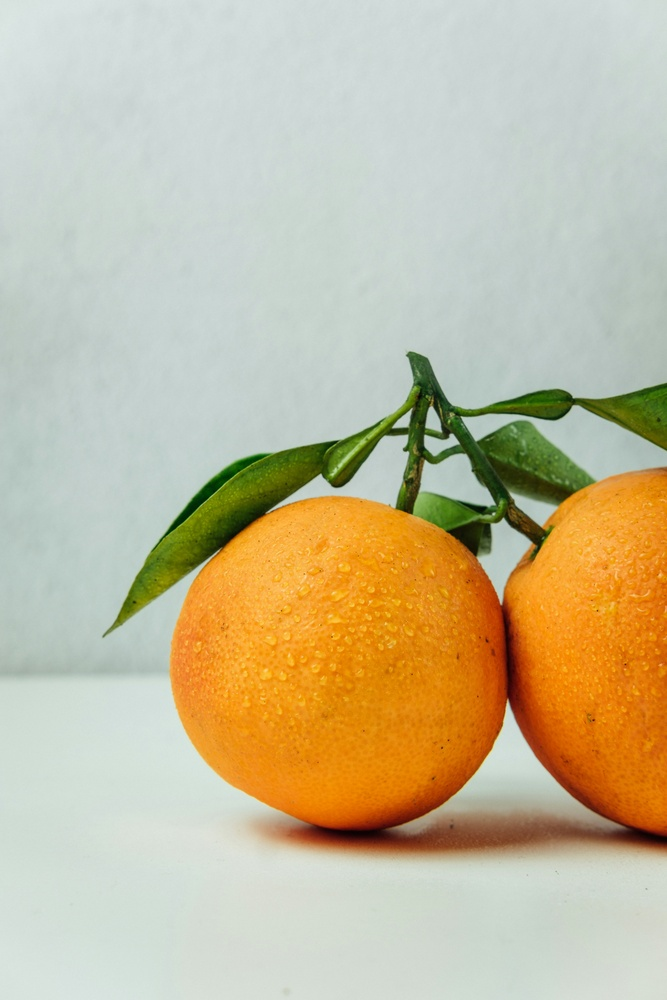
%> input picture image1.jpg, 667 x 1000 px, shrunk from 4000 x 6000 before the run
$ octave Task_8_Power_law.m   (GNU Octave 9; MATLAB toolbox functions it lacks are replaced by stand-ins)
%> lines starting %> are read from the running program, lines starting %| are printed output that depends on the picture
clc; clear; close all;

%% Part A - Power-Law Transformation

% Read image
img = imread('image1.jpg');
%> img is the input picture: size 1000x667x3 uint8; mean R, G, B 197.6, 187.2, 156

% Convert to grayscale
img_gray = rgb2gray(img);
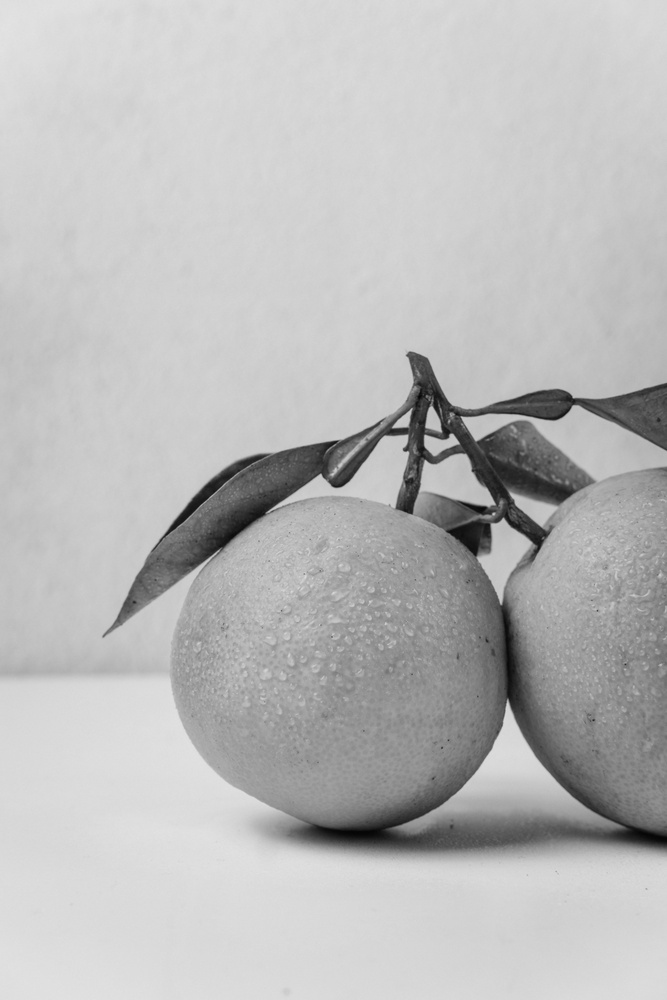
%> img_gray: size 1000x667 uint8; min 4, max 227, mean 186.7

% Apply power-law transformation
gamma = 2; % Adjust gamma here
img_normalized = double(img_gray) / 255;
img_corrected = img_normalized .^ gamma;
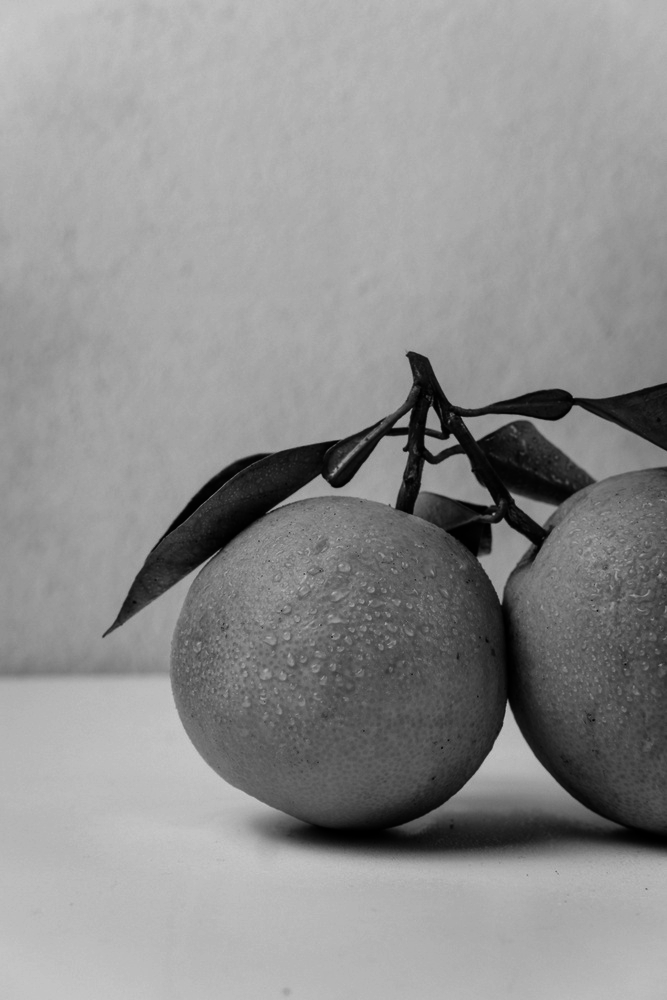
%> img_corrected: size 1000x667 double; min 0.000246, max 0.792, mean 0.562
img_power = uint8(img_corrected * 255);

% Display images
figure;
subplot(1,2,1); imshow(img_gray); title('Original Gray Image');
subplot(1,2,2); imshow(img_power); title(['Power-Law Transformed (\gamma = ' num2str(gamma) ')']);

%% Part B - Plot Original vs. Transformed Intensity Mapping- Not necessary

% Plot how intensities change due to power-law
r = linspace(0, 1, 256);       % Input intensities (normalized)
s = r .^ gamma;                % Transformed intensities

figure;
plot(r * 255, s * 255, 'LineWidth', 2); grid on;
xlabel('Original Intensity'); ylabel('Transformed Intensity');
title(['Intensity Mapping Curve (Power-Law with \gamma = ' num2str(gamma) ')']);
xlim([0 255]); ylim([0 255]);
%> after `ylim([0 255])`:
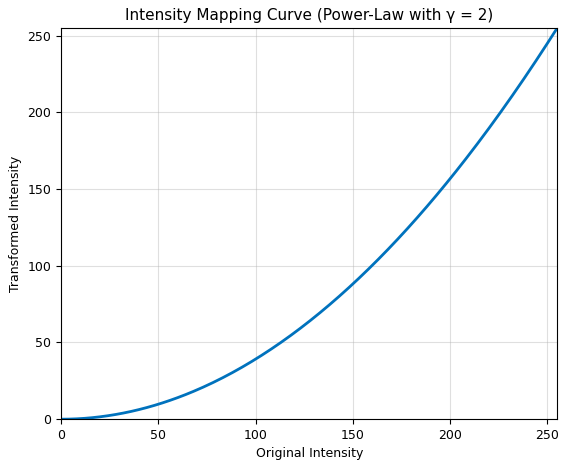
%> figure redrawn from the program's plot data; curve peaks at x = 255, y = 255

$ run again, with image2.jpg copied over image1.jpg
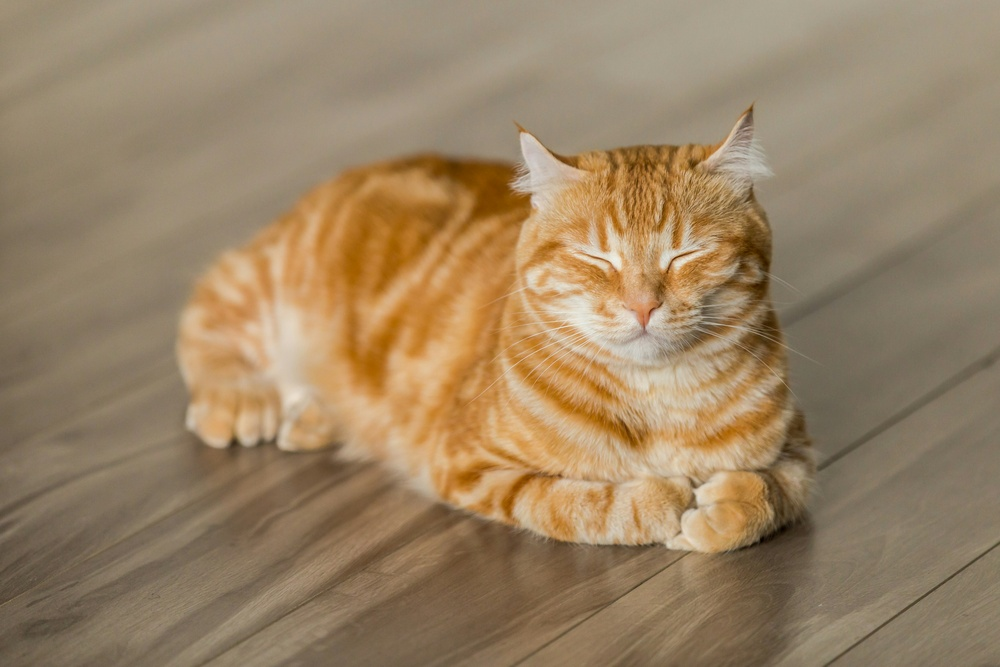
%> input picture image2.jpg, 1000 x 667 px, shrunk from 4990 x 3327 before the run
%> img is the input picture: size 667x1000x3 uint8; mean R, G, B 154.1, 130.9, 100.5
%> `img_gray = rgb2gray(img);`:
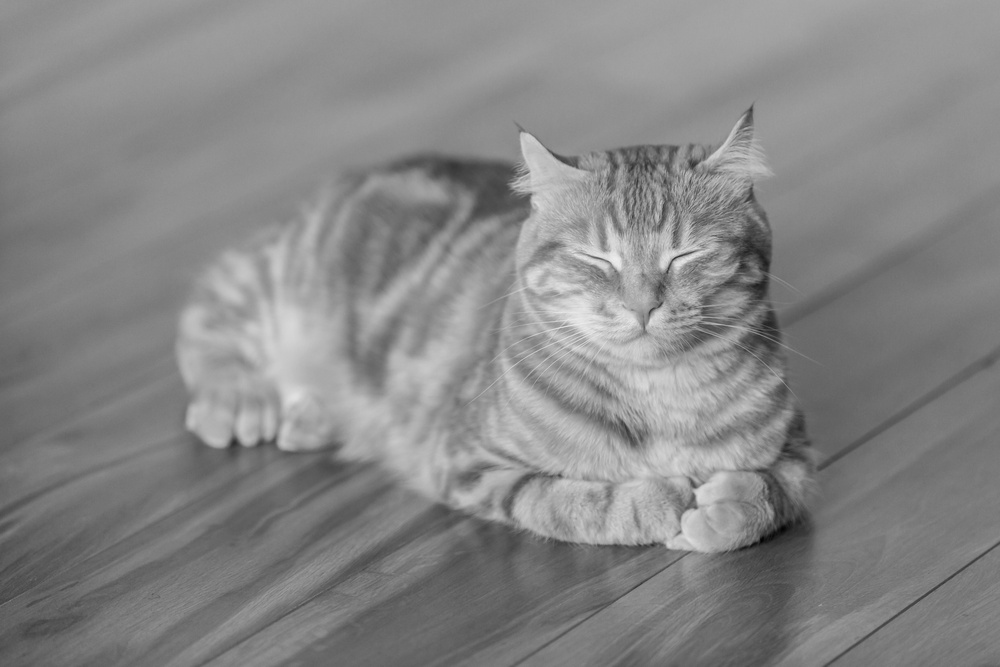
%> img_gray: size 667x1000 uint8; min 2, max 239, mean 134.4
%> `img_corrected = img_normalized .^ gamma;`:
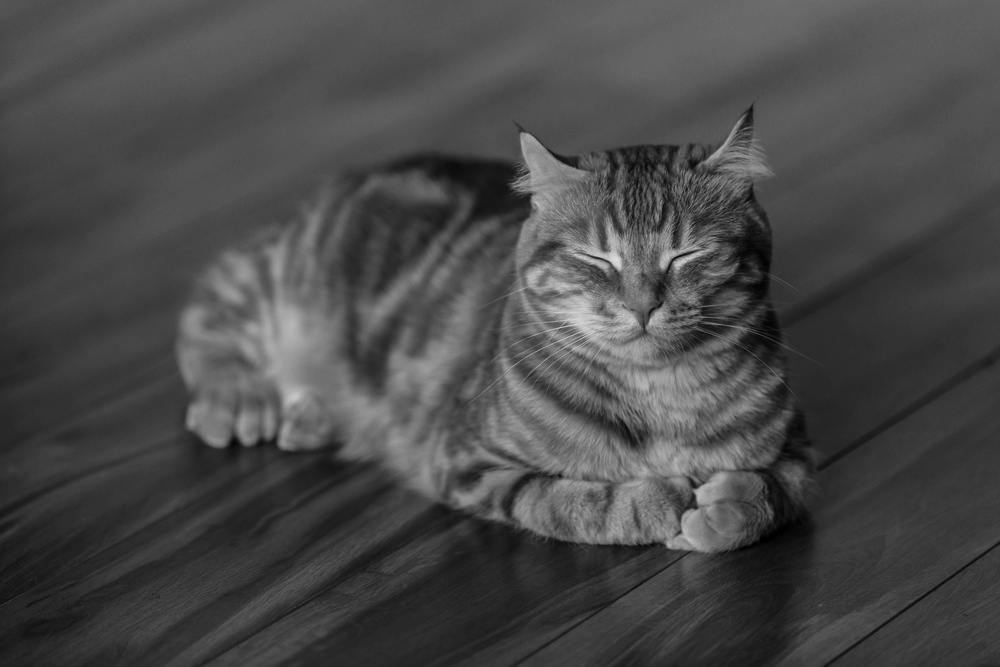
%> img_corrected: size 667x1000 double; min 6.15e-05, max 0.878, mean 0.289
